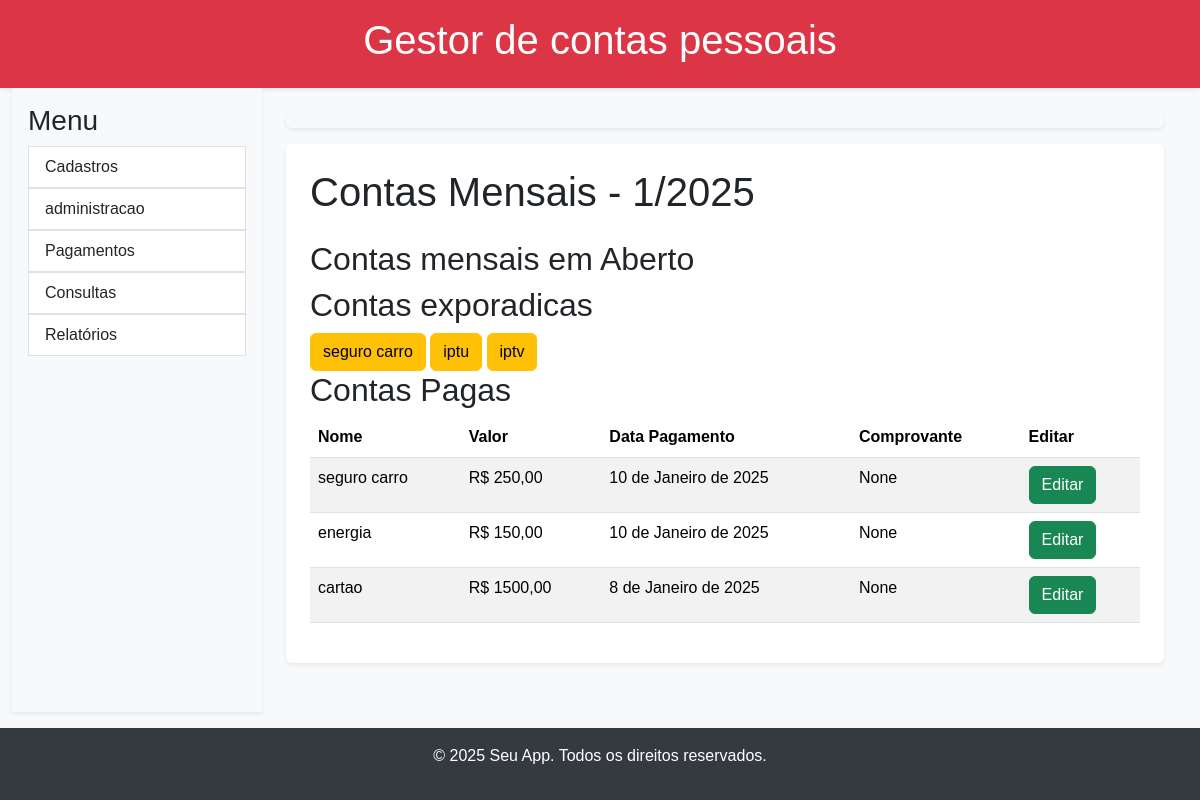
The page /contas_mensais/1 on the database its author committed.
### app/gestor_contas/models.py (models this page shows, shortened)
class Competencia(models.Model):
    MESES_DO_ANO = [
        ('1', 'Janeiro'),
        ('2', 'Fevereiro'),
        ('3', 'Março'),
        ('4', 'Abril'),
        ('5', 'Maio'),
        ('6', 'Junho'),
        ('7', 'Julho'),
        ('8', 'Agosto'),
        ('9', 'Setembro'),
        ('10', 'Outubro'),
        ('11', 'Novembro'),
        ('12', 'Dezembro'),
    ]
    mes = models.CharField(max_length=2, choices=MESES_DO_ANO)
    ano = models.IntegerField()
    ativa = models.BooleanField(default=True)
    total_pago = models.DecimalField(max_digits=12, decimal_places=2, default=0.00)
    observacoes = models.TextField(null=True, blank=True)
    class Meta:
        unique_together = ('mes', 'ano')  # Garante que não haja duplicidade de mês/ano
        ordering = ['ano', 'mes']  # Ordena por ano e depois por mês

class Conta(models.Model):
    nome = models.CharField(max_length=255)
    data_vencimento = models.IntegerField(
        validators=[MinValueValidator(1), MaxValueValidator(31)],
        verbose_name="Dia de Vencimento"  # Opcional: Um nome mais amigável para o campo
    )
    observacoes = models.TextField(null=True, blank=True)
    data_cadastro = models.DateTimeField(auto_now_add=True)
    ativa = models.BooleanField(default=True)
    mensal = models.BooleanField(default=False)
    subvalor = models.BooleanField(default=False)
    def __str__(self):
        return self.nome

class ContaPaga(models.Model):
    competencia = models.ForeignKey(Competencia, on_delete=models.CASCADE, related_name='pagamentos')
    data_pagamento = models.DateField()
    valor_pago = models.DecimalField(max_digits=10, decimal_places=2)
    comprovante = models.CharField(max_length=255, null=True, blank=True)
    observacoes = models.TextField(null=True, blank=True)
    data_registro = models.DateTimeField(auto_now_add=True)
    conta = models.ForeignKey(Conta, on_delete=models.SET_NULL, null=True, blank=True)

### app/gestor_contas/views.py (the view)
# urls.py: path('contas_mensais/<int:id>', views.contas_mensais, name='contas_mensais'),
def contas_mensais(request, id):
    competencia = Competencia.objects.get(id=id)
    contas_pagas = ContaPaga.objects.filter(competencia=competencia)
    contas_apagar = Conta.objects.filter(mensal=True, ativa=True).exclude(id__in=contas_pagas.values_list('conta', flat=True))
    contas_exporadicas = Conta.objects.filter(mensal=False, ativa=True)
    context = {
        'submenu': geraSubMenu('pagamentos'),
        'title': 'Contas Mensais',
        'competencia':competencia,
        'contas_apagar':   contas_apagar,
        'contas_pagas': contas_pagas,
        'contas_exporadicas': contas_exporadicas
    }
    return render(request, 'gestor_contas/contas_mensais.html', context)

### app/gestor_contas/utils.py (called while the page is built)
def geraSubMenu(pagina):
    submenu = Submenu.objects.filter(pagina=pagina)
    return submenu

### templates/gestor_contas/contas_mensais.html (shortened to what this page needs)
{% extends 'base/base.html' %}
{% block sidebar %}
    {% include 'shared/sidebar.html' %}
{% endblock %}
{% block submenu %}
    {% include 'shared/submenu.html' %}
{% endblock %}
{% block content %}
    <div class="bg-white p-4 shadow-sm rounded">
        <h1>{{title}} - {{competencia.mes}}/{{competencia.ano}}</h1>
        <div class="mt-4">
            <h2>Contas mensais em Aberto</h2>
            <h2>Contas exporadicas</h2>
        {% for contas in contas_exporadicas %}
            <a href="{% url 'gestor_contas:pagar_conta' contas.id competencia.id %}" class="btn btn-warning">{{contas.nome}}</a>
        {% endfor %}
        {%if contas_pagas %}
            <h2>Contas Pagas</h2>
            <table class="table table-striped">
                <thead>
                    <tr>
                        <th>Nome</th>
                        <th>Valor</th>
                        <th>Data Pagamento</th>
                        <th>Comprovante</th>
                        <th>Editar</th>
                    </tr>
                </thead>
                <tbody>
                    {% for contas in contas_pagas %}
                            <tr>
                                <td>{{contas.conta}}</td>
                                <td>R$ {{contas.valor_pago}}</td>
                                <td>{{contas.data_pagamento}}</td>
                                <td>{{contas.comprovante}}</td>
                                <td><a href="{% url 'gestor_contas:editar_conta_pagar' contas.id competencia.id %}" class="btn btn-success">Editar</a></td>
                            </tr>
                    {% endfor %}
                </tbody>
            </table>
        {%endif%}
    </div>
{% endblock %}

### static/css/style.css (style rules this page uses)
body { font-family: sans-serif; background-color: #f8f9fa; display: flex; flex-direction: column; min-height: 100vh; }
.shadow-sm { box-shadow: 0 .125rem .25rem rgba(0,0,0,.075)!important; }
a { text-decoration: none; color: #343a40; }

### rows shown on the page
Competencia: mes "1", ano "2025"
Conta: nome "seguro carro"
Conta: nome "iptu"
Conta: nome "iptv"
ContaPaga: conta "seguro carro", valor_pago "250,00", data_pagamento "10 de Janeiro de 2025", comprovante "None"
ContaPaga: conta "energia", valor_pago "150,00", data_pagamento "10 de Janeiro de 2025", comprovante "None"
ContaPaga: conta "cartao", valor_pago "1500,00", data_pagamento "8 de Janeiro de 2025", comprovante "None"

### other values the page prints
{{ title }} "Contas Mensais"
